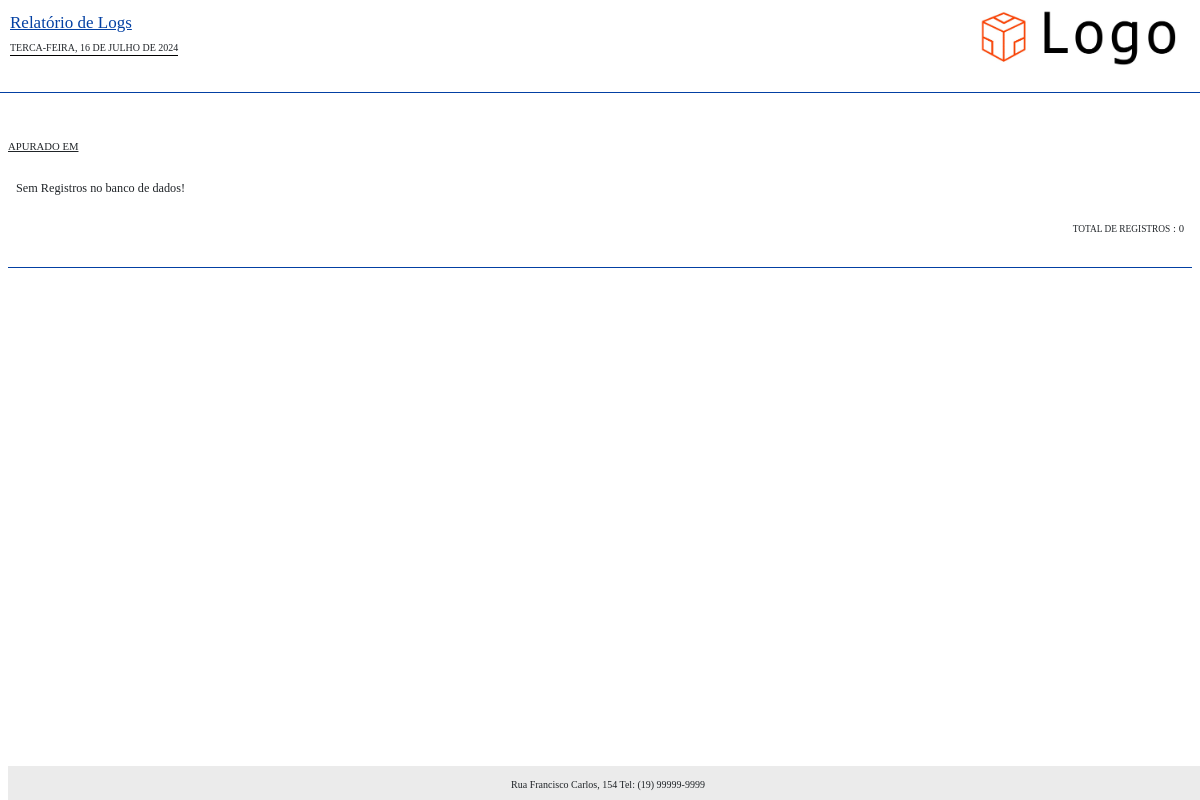
Before: /painel/rel/logs.php with the older database file.
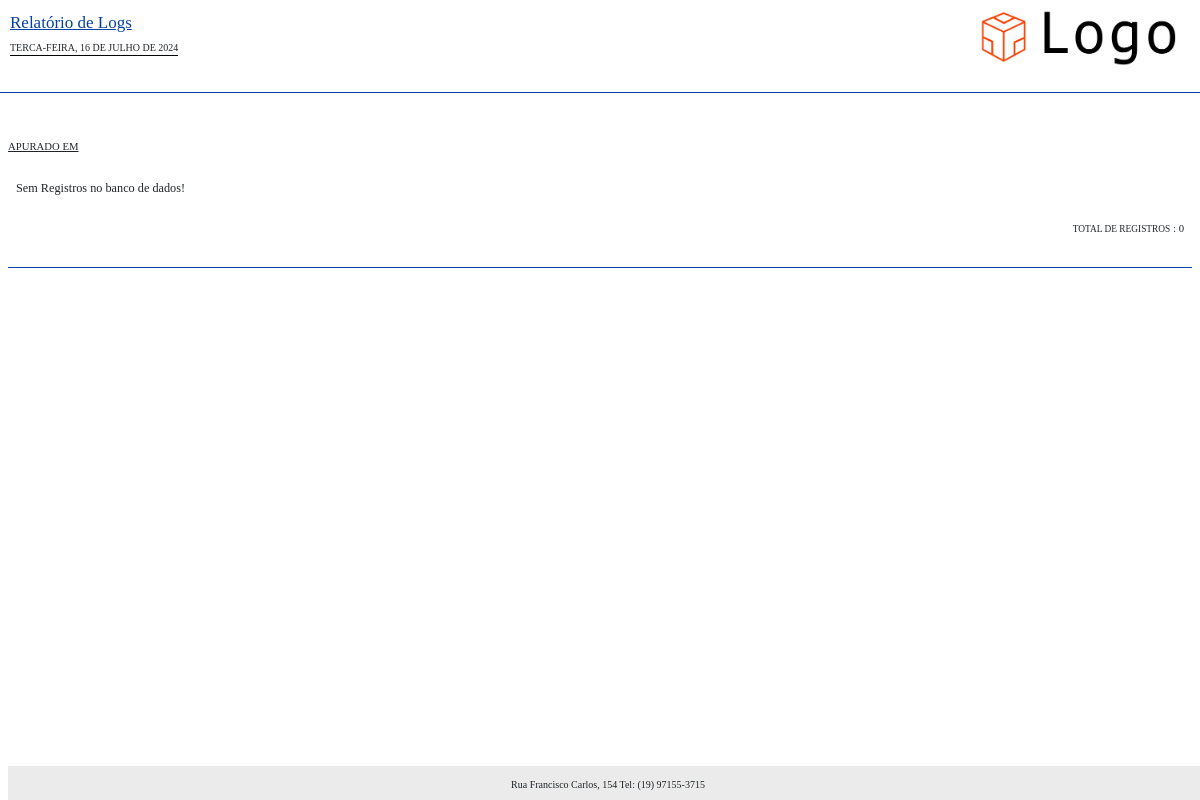
After: the same page with the newer database file.
### tables this page shows
CREATE TABLE `config` (
  `id` int(11) NOT NULL,
  `nome` varchar(50) NOT NULL,
  `telefone` varchar(20) DEFAULT NULL,
  `endereco` varchar(100) DEFAULT NULL,
  `logo` varchar(100) DEFAULT NULL,
  `favicon` varchar(100) DEFAULT NULL,
  `logo_rel` varchar(100) DEFAULT NULL,
  `email_adm` varchar(50) NOT NULL,
  `logs` varchar(5) NOT NULL,
  `dias_limpar_logs` int(11) NOT NULL,
  `relatorio_pdf` varchar(5) NOT NULL
);

### painel/rel/data_formatada.php (called while the page is built)
<?php
$data = date('D');
    $mes = date('M');
    $dia = date('d');
    $ano = date('Y');
    $semana = array(
        'Sun' => 'Domingo',
        'Mon' => 'Segunda-Feira',
        'Tue' => 'Terca-Feira',
        'Wed' => 'Quarta-Feira',
        'Thu' => 'Quinta-Feira',
        'Fri' => 'Sexta-Feira',
        'Sat' => 'Sábado'
    );
    $mes_extenso = array(
        'Jan' => 'Janeiro',
        'Feb' => 'Fevereiro',
        'Mar' => 'Marco',
        'Apr' => 'Abril',
        'May' => 'Maio',
        'Jun' => 'Junho',
        'Jul' => 'Julho',
        'Aug' => 'Agosto',
        'Nov' => 'Novembro',
        'Sep' => 'Setembro',
        'Oct' => 'Outubro',
        'Dec' => 'Dezembro'
    );
$data_hoje = $semana["$data"] . ", {$dia} de " . $mes_extenso["$mes"] . " de {$ano}";
 ?>

### conexao.php (called while the page is built, shortened)
<?php
$url_sistema = "http://$_SERVER[HTTP_HOST]/";
$url = explode("//", $url_sistema);
if($url[1] == 'localhost/'){
	$url_sistema = "http://$_SERVER[HTTP_HOST]/escritorio/";
}
$usuario = 'root';
$senha = '';
$servidor = 'localhost';
$banco = 'escritorio';
try {
	$pdo = new PDO("mysql:dbname=$banco;host=$servidor", "$usuario", "$senha");
} catch (Exception $e) {
	echo 'Erro ao conectar com o banco de dados! <br>';
	echo $e;
}
$query = $pdo->query("SELECT * FROM config");
$res = $query->fetchAll(PDO::FETCH_ASSOC);
$tel_sistema = $res[0]['telefone'];
$end_sistema = $res[0]['endereco'];
$logo_rel = $res[0]['logo_rel'];

### painel/rel/logs.php (the view, shortened to what this page needs)
<?php
require_once("../../conexao.php");
$dataInicial = $_GET['dataInicial'];
$dataFinal = $_GET['dataFinal'];
$acao = $_GET['acao'];
$tabelas = $_GET['tabelas'];
$usuario = $_GET['usuario'];
$dataInicialF = implode('/', array_reverse(explode('-', $dataInicial)));
$dataFinalF = implode('/', array_reverse(explode('-', $dataFinal)));
if($dataInicial == $dataFinal){
	$texto_apuracao = 'APURADO EM '.$dataInicialF;
}else if($dataInicial == '1980-01-01'){
	$texto_apuracao = 'APURADO EM TODO O PERÍODO';
}else{
	$texto_apuracao = 'APURAÇÃO DE '.$dataInicialF. ' ATÉ '.$dataFinalF;
}
if($acao == ''){
	$acao_rel = '';
}else{
	$acao_rel = ' - Ação: '.$acao;
}
if($tabelas == ''){
	$tabelas_rel = '';
}else{
	$tabelas_rel = ' - Tabela: '.$tabelas;
}
if($usuario == ''){
	$usuario_rel = '';
}else{
	$usuario_rel = ' - Usuário: '.$tabelas;
}
$acao = '%'.$acao.'%';
$tabelas = '%'.$tabelas.'%';
$usuario = '%'.$usuario.'%';
require_once("data_formatada.php");
 ?>
 <!DOCTYPE html>
<html>
<head>
	<link href="https://cdn.jsdelivr.net/npm/bootstrap@5.0.0/dist/css/bootstrap.min.css" rel="stylesheet">
</head>
<body>
		<div class="titulo_cab titulo_img"><u>Relatório de Logs <?php echo $acao_rel ?> <?php echo $tabelas_rel ?> <?php echo $usuario_rel ?></u></div>
		<div class="data_img"><?php echo mb_strtoupper($data_hoje) ?></div>
		<?php
			if($logo_rel != ''){
		 ?>
		<img class="imagem" src="<?php echo $url_sistema ?>img/<?php echo $logo_rel ?>" width="200px" height="60">
		<?php } ?>
	<br><br><br>
	<div class="cabecalho" style="border-bottom: solid 1px #0340a3">
	</div>
	<div class="mx-2" style="padding-top:10px ">
	<section class="area-cab">
		<div class="coluna" style="width:50%">
			<small><small><small><u><?php echo $texto_apuracao ?></u></small></small></small>
		</div>
		</section>
		<br>
	<?php
	$query = $pdo->query("SELECT * FROM logs where acao LIKE '$acao' and usuario LIKE '$usuario' and tabela LIKE '$tabelas' and data >= '$dataInicial' and data <= '$dataFinal' order by id asc");
	$res = $query->fetchAll(PDO::FETCH_ASSOC);
	$total_reg = count($res);
	if($total_reg > 0){
		?>
	<small><small>
				<section class="area-tab" style="background-color: #f5f5f5;">
					<div class="linha-cab" style="padding-top: 5px;">
						<div class="coluna" style="width:10%">DATA</div>
						<div class="coluna" style="width:10%">HORA</div>
						<div class="coluna" style="width:13%">TABELA</div>
						<div class="coluna" style="width:12%">AÇÃO</div>
						<div class="coluna" style="width:20%">USUÁRIO</div>
						<div class="coluna" style="width:10%">ID REG</div>
						<div class="coluna" style="width:25%">DESCRIÇÃO REGISTRO</div>
					</div>
				</section><small></small>
				<div class="cabecalho mb-1" style="border-bottom: solid 1px #e3e3e3;">
				</div>
				<?php
				 for($i=0; $i < $total_reg; $i++){
					foreach ($res[$i] as $key => $value){}
					$data = $res[$i]['data'];
					$hora = $res[$i]['hora'];
					$tabela = $res[$i]['tabela'];
					$acao = $res[$i]['acao'];
					$usuario = $res[$i]['usuario'];
					$registro = $res[$i]['id_reg'];
					$descricao = $res[$i]['descricao'];
					$data = implode('/', array_reverse(explode('-', $data)));
					$query_con = $pdo->query("SELECT * FROM usuarios where id = '$usuario'");
					$res_con = $query_con->fetchAll(PDO::FETCH_ASSOC);
					if(count($res_con) > 0){
						$nome_usu = $res_con[0]['nome'];
					}else{
						$nome_usu= '';
					}
				?>
				<section class="area-tab" style="padding-top:5px">
					<div class="linha-cab <?php echo $classe_item ?> <?php echo $inativa ?>">
						<div class="coluna" style="width:10%"><?php echo $data ?></div>
						<div class="coluna" style="width:10%"><?php echo $hora ?></div>
						<div class="coluna" style="width:13%"><?php echo $tabela ?></div>
						<div class="coluna" style="width:12%"><?php echo $acao ?></div>
						<div class="coluna" style="width:20%"><?php echo $nome_usu ?></div>
						<div class="coluna" style="width:10%"><?php echo $registro ?></div>
						<div class="coluna" style="width:25%"><?php echo $descricao ?></div>
					</div>
				</section>
				<div class="cabecalho" style="border-bottom: solid 1px #e3e3e3;">
				</div>
			<?php } ?>
			</small>
		</div>
		<div class="cabecalho mt-3" style="border-bottom: solid 1px #0340a3">
		</div>
	<?php }else{
		echo '<div style="margin:8px"><small><small>Sem Registros no banco de dados!</small></small></div>';
	} ?>
	<div class="col-md-12 p-2">
			<div class="" align="right">
				<span class=""> <small><small><small><small>TOTAL DE REGISTROS</small> :  <?php echo $total_reg ?></small></small></small>  </span>
			</div>
		</div>
		<div class="cabecalho" style="border-bottom: solid 1px #0340a3">
		</div>
	<div class="footer"  align="center">
		<span style="font-size:10px"><?php echo $end_sistema ?> Tel: <?php echo $tel_sistema ?></span>
	</div>
</body>
</html>

Changed rows visible on the page:
changed config "Rua Francisco Carlos, 154": telefone "(19) 99999-9999" → "(19) 97155-3715"
